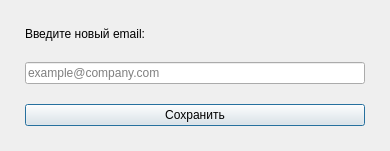
<?xml version="1.0" encoding="UTF-8"?>
<ui version="4.0">
 <class>EmailEditDialog</class>
 <widget class="QDialog" name="EmailEditDialog">
  <property name="geometry">
   <rect>
    <x>0</x>
    <y>0</y>
    <width>390</width>
    <height>151</height>
   </rect>
  </property>
  <property name="windowTitle">
   <string>Редактирование email</string>
  </property>
  <property name="modal">
   <bool>true</bool>
  </property>
  <layout class="QVBoxLayout" name="verticalLayout">
   <property name="spacing">
    <number>20</number>
   </property>
   <property name="leftMargin">
    <number>25</number>
   </property>
   <property name="topMargin">
    <number>25</number>
   </property>
   <property name="rightMargin">
    <number>25</number>
   </property>
   <property name="bottomMargin">
    <number>25</number>
   </property>
   <item>
    <widget class="QLabel" name="titleLabel">
     <property name="text">
      <string>Введите новый email:</string>
     </property>
    </widget>
   </item>
   <item>
    <widget class="QLineEdit" name="emailInput">
     <property name="placeholderText">
      <string>example@company.com</string>
     </property>
    </widget>
   </item>
   <item>
    <widget class="QPushButton" name="saveButton">
     <property name="cursor">
      <cursorShape>PointingHandCursor</cursorShape>
     </property>
     <property name="text">
      <string>Сохранить</string>
     </property>
    </widget>
   </item>
  </layout>
 </widget>
 <resources/>
 <connections/>
</ui>
